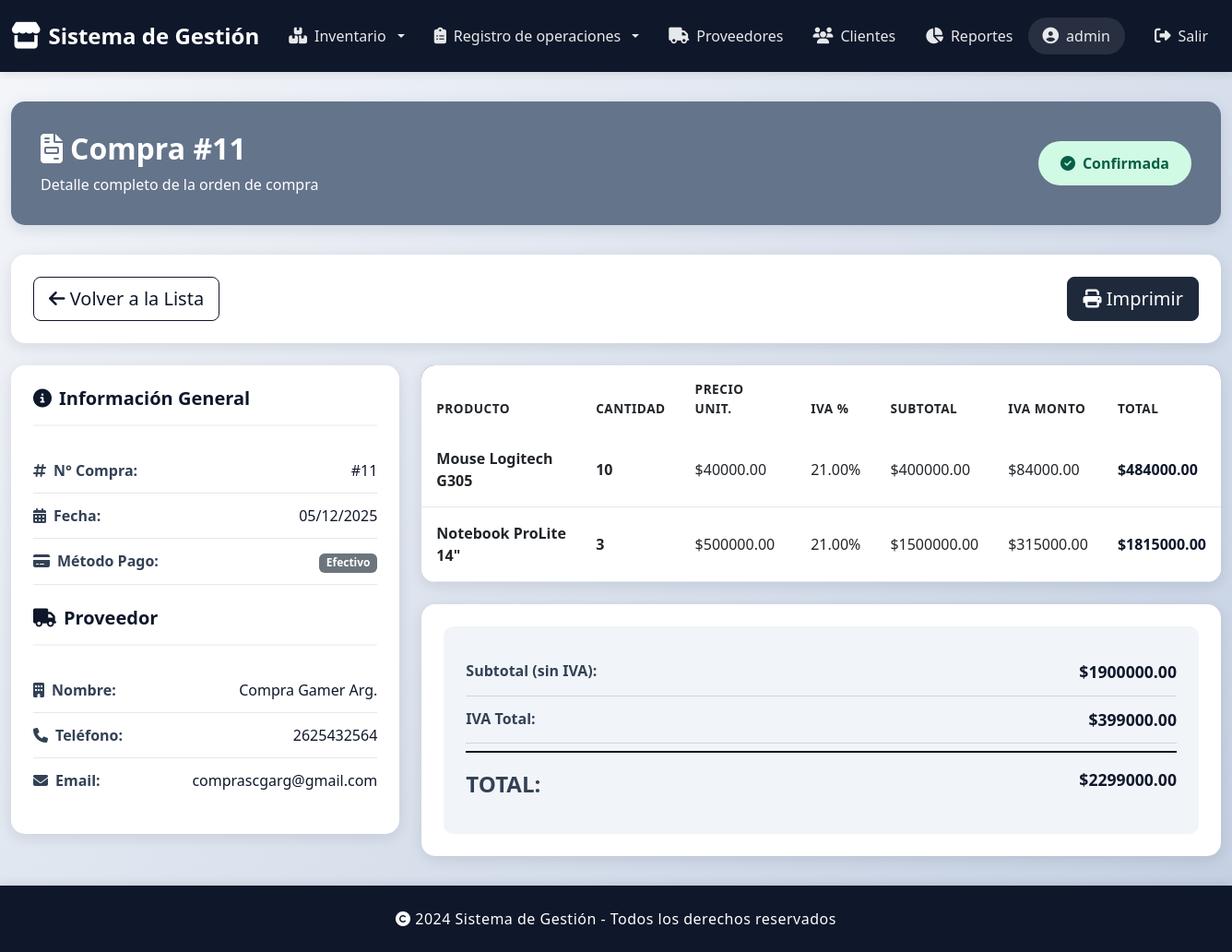
The app's page /compras/11/ (signed in) with its own data.
### gestionCompras/models.py (models this page shows, shortened)
class Compra(models.Model):
    METODO_PAGO_CHOICES = [
        ('EFECTIVO', 'Efectivo'),
        ('TARJETA', 'Tarjeta'),
        ('TRANSFERENCIA', 'Transferencia'),
        ('MERCADOPAGO', 'MercadoPago'),
    ]
    ESTADO_CHOICES = [
        ('PENDIENTE', 'Pendiente'),
        ('CONFIRMADA', 'Confirmada'),
        ('CANCELADA', 'Cancelada'),
    ]
    idCompra = models.AutoField(primary_key=True)
    proveedor = models.ForeignKey(Proveedor, on_delete=models.PROTECT, related_name='compras')
    fecha_compra = models.DateTimeField(auto_now_add=True)
    metodo_pago = models.CharField(max_length=20, choices=METODO_PAGO_CHOICES, default='EFECTIVO')
    estado = models.CharField(max_length=15, choices=ESTADO_CHOICES, default='PENDIENTE')
    total = models.DecimalField(max_digits=10, decimal_places=2, default=0)
    total_con_iva = models.DecimalField(max_digits=10, decimal_places=2, default=0)
    iva_total = models.DecimalField(max_digits=10, decimal_places=2, default=0)
    observaciones = models.TextField(null=True, blank=True, max_length=200)
    class Meta:
        verbose_name = 'Compra'
        verbose_name_plural = 'Compras'
        ordering = ['-fecha_compra']

class DetalleCompra(models.Model):
    idDetalleCompra = models.AutoField(primary_key=True)
    compra = models.ForeignKey(Compra, on_delete=models.CASCADE, related_name='detalles')
    producto = models.ForeignKey(Productos, on_delete=models.PROTECT, related_name='detalles_compra')
    cantidad = models.IntegerField(default=1)
    precio_unitario = models.DecimalField(max_digits=9, decimal_places=2)
    iva_porcentaje = models.DecimalField(max_digits=4, decimal_places=2, default=0)
    iva_monto = models.DecimalField(max_digits=10, decimal_places=2, default=0)
    subtotal_con_iva = models.DecimalField(max_digits=10, decimal_places=2, default=0)
    observacion = models.TextField(max_length=100, null=True, blank=True)
    class Meta:
        verbose_name = 'Detalle de compra'
        verbose_name_plural = 'Detalles de compra'
    @property
    def subtotal(self):
        if not self.cantidad or not self.precio_unitario:
            return Decimal('0')
        return self.cantidad * self.precio_unitario

### gestionProveedores/models.py (models this page shows, shortened)
class Proveedor(models.Model):
    idProveedor = models.AutoField(primary_key=True)
    nombre = models.CharField(max_length=100)
    apellido = models.CharField(max_length=100)
    razon_social = models.CharField(max_length=100)
    cuit = models.CharField(max_length=100)
    telefono = models.CharField(max_length=20)
    email = models.EmailField()
    activo = models.BooleanField(default=True)
    class Meta:
        verbose_name='Proveedor'
        verbose_name_plural='Proveedores'

### gestionProductos/models.py (models this page shows, shortened)
class Productos(models.Model):
    IVA_21 = 21.00
    IVA_105 = 10.50
    IVA_27 = 27.00
    IVA_0 = 0.00
    OPCIONES_IVA = [
        (IVA_21, "21%"),
        (IVA_105, "10.5%"),
        (IVA_27, "27%"),
        (IVA_0, "Exento (0%)"),
    ]
    idProducto = models.AutoField(primary_key=True)
    codProducto = models.CharField(max_length=10)
    nombre = models.CharField(max_length=150)
    descripcion = models.TextField()
    imgUrl = models.CharField(max_length=500, default='')
    precioUnitario = models.DecimalField(max_digits=18, decimal_places=2)
    idMarca = models.ForeignKey(Marca, on_delete=models.DO_NOTHING, related_name='Marca')
    idCategoria = models.ForeignKey(Categoria, on_delete=models.DO_NOTHING, related_name='Categoria')
    stock = models.IntegerField(default=0)
    activo = models.BooleanField(default=True)
    iva = models.DecimalField(
        max_digits=4,
        decimal_places=2,
        choices=OPCIONES_IVA,
        default=IVA_21
    )
    fecha_creacion = models.DateTimeField(auto_now_add=True)
    fecha_actualizacion = models.DateTimeField(auto_now=True)
    class Meta:
        verbose_name = 'Producto'
        verbose_name_plural = 'Productos'

### gestionCompras/views.py (the view)
# urls.py: path('<int:pk>/', views.compra_detalle, name='compra_detalle'),
@login_required
def compra_detalle(request, pk):
    compra = get_object_or_404(
        Compra.objects.select_related('proveedor')
        .prefetch_related('detalles__producto'),
        pk=pk
    )
    context = {
        'compra': compra,
    }
    return render(request, 'compras/compra_detalle.html', context)

### gestionCompras/templates/compras/compra_detalle.html (shortened to what this page needs)
{% extends 'base.html' %}
{% block content %}
<div class="container-fluid detalle-container">
    <div class="page-header">
        <div class="d-flex justify-content-between align-items-center flex-wrap">
            <div>
                <h2>
                    <i class="fas fa-file-invoice"></i>
                    Compra #{{ compra.idCompra }}
                </h2>
                <p class="mb-0 mt-2">Detalle completo de la orden de compra</p>
            </div>
            <div class="d-flex align-items-center gap-3">
                <span class="badge-estado-grande
                    {% if compra.estado == 'PENDIENTE' %}badge-pendiente
                    {% elif compra.estado == 'CONFIRMADA' %}badge-confirmada
                    {% else %}badge-cancelada{% endif %}">
                    {% if compra.estado == 'PENDIENTE' %}
                        <i class="fas fa-clock"></i> Pendiente
                    {% elif compra.estado == 'CONFIRMADA' %}
                        <i class="fas fa-check-circle"></i> Confirmada
                    {% else %}
                        <i class="fas fa-times-circle"></i> Cancelada
                    {% endif %}
                </span>
            </div>
        </div>
    </div>
    <div class="acciones-card mb-4 no-print">
        <div class="d-flex justify-content-between flex-wrap gap-2">
            <a href="{% url 'compras_list' %}" class="btn btn-outline-slate btn-lg">
                <i class="fas fa-arrow-left"></i> Volver a la Lista
            </a>
            <div class="d-flex gap-2">
                <button onclick="window.print()" class="btn btn-slate-secondary btn-lg">
                    <i class="fas fa-print"></i> Imprimir
                </button>
            </div>
        </div>
    </div>
    <div class="row">
        <div class="col-lg-4 mb-4">
            <div class="info-card">
                <h5><i class="fas fa-info-circle"></i> Información General</h5>
                <div class="info-row">
                    <span class="info-label">
                        <i class="fas fa-hashtag"></i> N° Compra:
                    </span>
                    <span class="info-value">#{{ compra.idCompra }}</span>
                </div>
                <div class="info-row">
                    <span class="info-label">
                        <i class="fas fa-calendar-alt"></i> Fecha:
                    </span>
                    <span class="info-value">{{ compra.fecha_compra|date:"d/m/Y" }}</span>
                </div>
                <div class="info-row">
                    <span class="info-label">
                        <i class="fas fa-credit-card"></i> Método Pago:
                    </span>
                    <span class="info-value">
                        <span class="badge bg-secondary">{{ compra.get_metodo_pago_display }}</span>
                    </span>
                </div>
                <h5 class="mt-4"><i class="fas fa-truck"></i> Proveedor</h5>
                <div class="info-row">
                    <span class="info-label">
                        <i class="fas fa-building"></i> Nombre:
                    </span>
                    <span class="info-value">{{ compra.proveedor.razon_social }}</span>
                </div>
                {% if compra.proveedor.telefono %}
                <div class="info-row">
                    <span class="info-label">
                        <i class="fas fa-phone"></i> Teléfono:
                    </span>
                    <span class="info-value">{{ compra.proveedor.telefono }}</span>
                </div>
                {% endif %}
                {% if compra.proveedor.email %}
                <div class="info-row">
                    <span class="info-label">
                        <i class="fas fa-envelope"></i> Email:
                    </span>
                    <span class="info-value">{{ compra.proveedor.email }}</span>
                </div>
                {% endif %}
            </div>
        </div>
        <div class="col-lg-8">
            <div class="tabla-detalle mb-4">
                <table class="table">
                    <thead>
                        <tr>
                            <th>Producto</th>
                            <th>Cantidad</th>
                            <th>Precio Unit.</th>
                            <th>IVA %</th>
                            <th>Subtotal</th>
                            <th>IVA Monto</th>
                            <th>Total</th>
                        </tr>
                    </thead>
                    <tbody>
                        {% for detalle in compra.detalles.all %}
                        <tr>
                            <td>
                                <strong>{{ detalle.producto.nombre }}</strong>
                            </td>
                            <td><strong>{{ detalle.cantidad }}</strong></td>
                            <td>${{ detalle.precio_unitario|floatformat:2 }}</td>
                            <td>{{ detalle.iva_porcentaje|floatformat:2 }}%</td>
                            <td>${{ detalle.subtotal|floatformat:2 }}</td>
                            <td>${{ detalle.iva_monto|floatformat:2 }}</td>
                            <td><strong class="text-slate-primary">${{ detalle.subtotal_con_iva|floatformat:2 }}</strong></td>
                        </tr>
                        {% endfor %}
                    </tbody>
                </table>
            </div>
            <div class="totales-card">
                <div class="totales-section">
                    <div class="total-row">
                        <span class="total-label">Subtotal (sin IVA):</span>
                        <span class="total-value">${{ compra.total|floatformat:2 }}</span>
                    </div>
                    <div class="total-row">
                        <span class="total-label">IVA Total:</span>
                        <span class="total-value">${{ compra.iva_total|floatformat:2 }}</span>
                    </div>
                    <div class="total-row">
                        <span class="total-label">TOTAL:</span>
                        <span class="total-value">${{ compra.total_con_iva|floatformat:2 }}</span>
                    </div>
                </div>
            </div>
        </div>
    </div>
</div>
{% endblock %}

### templates/base.html (shortened to what this page needs)
<!DOCTYPE html>
<html lang="es">
<head>
    <link href="https://cdn.jsdelivr.net/npm/bootstrap@5.3.0/dist/css/bootstrap.min.css" rel="stylesheet">
    <link rel="stylesheet" href="https://cdnjs.cloudflare.com/ajax/libs/font-awesome/6.4.0/css/all.min.css">
</head>
<body>
    <nav class="navbar navbar-expand-lg navbar-dark">
        <div class="container-fluid">
            <a class="navbar-brand" href="/">
                <i class="fas fa-store"></i>
                <span>Sistema de Gestión</span>
            </a>
            <div class="collapse navbar-collapse" id="navbarNav">
                <ul class="navbar-nav me-auto">
                    <li class="nav-item dropdown">
                        <a class="nav-link dropdown-toggle" href="#" role="button" data-bs-toggle="dropdown" aria-expanded="false">
                            <i class="fas fa-boxes"></i> Inventario
                        </a>
                    </li>
                    <li class="nav-item dropdown">
                        <a class="nav-link dropdown-toggle" href="#" role="button" data-bs-toggle="dropdown" aria-expanded="false">
                            <i class="fa-solid fa-clipboard-list"></i> Registro de operaciones
                        </a>
                    </li>
                    <li class="nav-item">
                        <a class="nav-link" href="{% url 'proveedores_list' %}">
                            <i class="fas fa-truck"></i> Proveedores
                        </a>
                    </li>
                    <li class="nav-item">
                        <a class="nav-link" href="{% url 'clientes_list' %}">
                            <i class="fas fa-users"></i> Clientes
                        </a>
                    </li>
                    <li class="nav-item">
                        <a class="nav-link" href="{% url 'gestionInformes:dashboard' %}">
                            <i class="fa-solid fa-chart-pie"></i> Reportes
                        </a>
                    </li>
                </ul>
                <ul class="navbar-nav">
                    {% if user.is_authenticated %}
                        <li class="nav-item me-3">
                            <span class="nav-link">
                                <i class="fas fa-user-circle"></i> {{ user.username }}
                            </span>
                        </li>
                        <li class="nav-item">
                            <a class="nav-link" href="{% url 'logout' %}">
                                <i class="fas fa-sign-out-alt"></i> Salir
                            </a>
                        </li>
                    {% endif %}
                </ul>
            </div>
        </div>
    </nav>
    <main>
        {% block content %}{% endblock %}
    </main>
    <footer class="text-white text-center">
        <div class="container">
            <p class="mb-0">
                <i class="fas fa-copyright"></i> 2024 Sistema de Gestión - Todos los derechos reservados
            </p>
        </div>
    </footer>
</body>
</html>

### records on screen
Compra: idCompra "11", fecha_compra "05/12/2025", metodo_pago "Efectivo", proveedor.razon_social "Compra Gamer Arg.", proveedor.telefono "2625432564", proveedor.email "comprascgarg@gmail.com", total "1900000.00", iva_total "399000.00", total_con_iva "2299000.00"
DetalleCompra: producto.nombre "Mouse Logitech G305", cantidad "10", precio_unitario "40000.00", iva_porcentaje "21.00", subtotal "400000.00", iva_monto "84000.00", subtotal_con_iva "484000.00"
DetalleCompra: producto.nombre "Notebook ProLite 14\"", cantidad "3", precio_unitario "500000.00", iva_porcentaje "21.00", subtotal "1500000.00", iva_monto "315000.00", subtotal_con_iva "1815000.00"

### other values on screen
{{ user.username }} "admin"
